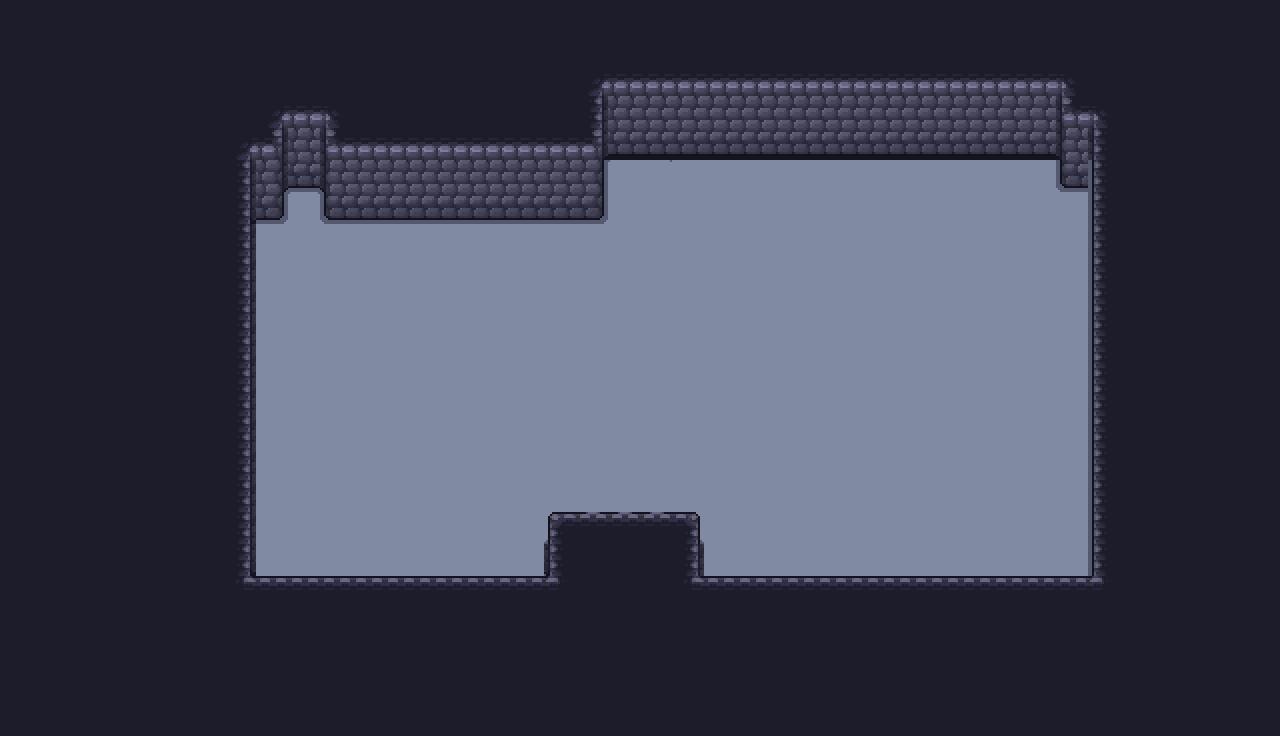

A 2D game scene composited from a Tiled map and its tileset images. What follows is a short description and the map's XML, with every tile layer's data as written:
An orthogonal 40x23 tile map with 32x32 px tiles, 2 tile layers (sol, murs), 3 tilesets.

<map version="1.10" tiledversion="1.12.0" orientation="orthogonal" renderorder="right-down" width="40" height="23" tilewidth="32" tileheight="32" infinite="0" nextlayerid="3" nextobjectid="1">
 <editorsettings>
  <export target="map_test.tmj" format="json" />
 </editorsettings>
 <tileset firstgid="1" name="decorative_cracks_floor" tilewidth="32" tileheight="32" tilecount="120" columns="8">
  <image source="craftpix-net-169442-free-2d-top-down-pixel-dungeon-asset-pack/PNG/decorative_cracks_floor.png" width="256" height="480" />
 </tileset>
 <tileset firstgid="121" name="decorative_cracks_walls" tilewidth="32" tileheight="32" tilecount="256" columns="8">
  <image source="craftpix-net-169442-free-2d-top-down-pixel-dungeon-asset-pack/PNG/decorative_cracks_walls.png" width="256" height="1024" />
 </tileset>
 <tileset firstgid="377" name="walls_floor" tilewidth="32" tileheight="32" tilecount="299" columns="13">
  <image source="craftpix-net-169442-free-2d-top-down-pixel-dungeon-asset-pack/PNG/walls_floor.png" width="416" height="736" />
 </tileset>
 <layer id="1" name="sol" width="40" height="23">
  <data encoding="csv">
0,0,0,0,0,0,0,0,0,0,0,0,0,0,0,0,0,0,0,0,0,0,0,0,0,0,0,0,0,0,0,0,0,0,0,0,0,0,0,0,
0,0,0,0,0,0,0,0,0,0,0,0,0,0,0,0,0,0,0,0,0,0,0,0,0,0,0,0,0,0,0,0,0,0,0,0,0,0,0,0,
0,0,0,0,0,0,0,0,0,0,0,0,0,0,0,0,0,0,0,0,0,0,0,0,0,0,0,0,0,0,0,0,0,0,0,0,0,0,0,0,
0,0,0,0,0,0,0,0,0,0,0,0,0,0,0,0,0,0,0,0,0,0,0,0,0,0,0,0,0,0,0,0,0,0,0,0,0,0,0,0,
0,0,0,0,0,0,0,0,0,0,0,0,0,0,0,0,0,0,0,0,0,0,0,0,0,0,0,0,0,0,0,0,0,0,0,0,0,0,0,0,
0,0,0,0,0,0,0,0,456,456,456,456,456,456,456,456,456,456,456,456,456,456,456,456,456,456,456,456,456,456,456,456,456,456,456,0,0,0,0,0,
0,0,0,0,0,0,0,0,456,456,456,456,456,456,456,456,456,456,456,456,456,456,456,456,456,456,456,456,456,456,456,456,456,456,456,0,0,0,0,0,
0,0,0,0,0,0,0,0,456,456,456,456,456,456,456,456,456,456,456,456,456,456,456,456,456,456,456,456,456,456,456,456,456,456,456,0,0,0,0,0,
0,0,0,0,0,0,0,0,456,456,456,456,456,456,456,456,456,456,456,456,456,456,456,456,456,456,456,456,456,456,456,456,456,456,456,0,0,0,0,0,
0,0,0,0,0,0,0,0,456,456,456,456,456,456,456,456,456,456,456,456,456,456,456,456,456,456,456,456,456,456,456,456,456,456,456,0,0,0,0,0,
0,0,0,0,0,0,0,0,456,456,456,456,456,456,456,456,456,456,456,456,456,456,456,456,456,456,456,456,456,456,456,456,456,456,456,0,0,0,0,0,
0,0,0,0,0,0,0,0,456,456,456,456,456,456,456,456,456,456,456,456,456,456,456,456,456,456,456,456,456,456,456,456,456,456,456,0,0,0,0,0,
0,0,0,0,0,0,0,0,456,456,456,456,456,456,456,456,456,456,456,456,456,456,456,456,456,456,456,456,456,456,456,456,456,456,456,0,0,0,0,0,
0,0,0,0,0,0,0,0,456,456,456,456,456,456,456,456,456,456,456,456,456,456,456,456,456,456,456,456,456,456,456,456,456,456,456,0,0,0,0,0,
0,0,0,0,0,0,0,0,456,456,456,456,456,456,456,456,456,456,456,456,456,456,456,456,456,456,456,456,456,456,456,456,456,456,456,0,0,0,0,0,
0,0,0,0,0,0,0,0,456,456,456,456,456,456,456,456,456,456,456,456,456,456,456,456,456,456,456,456,456,456,456,456,456,456,456,0,0,0,0,0,
0,0,0,0,0,0,0,0,456,456,456,456,456,456,456,456,456,456,456,456,456,456,456,456,456,456,456,456,456,456,456,456,456,456,456,0,0,0,0,0,
0,0,0,0,0,0,0,0,456,456,456,456,456,456,456,456,456,456,456,456,456,456,456,456,456,456,456,456,456,456,456,456,456,456,456,0,0,0,0,0,
0,0,0,0,0,0,0,0,0,0,0,0,0,0,0,0,0,0,0,0,0,0,0,0,0,0,0,0,0,0,0,0,0,0,0,0,0,0,0,0,
0,0,0,0,0,0,0,0,0,0,0,0,0,0,0,0,0,0,0,0,0,0,0,0,0,0,0,0,0,0,0,0,0,0,0,0,0,0,0,0,
0,0,0,0,0,0,0,0,0,0,0,0,0,0,0,0,0,0,0,0,0,0,0,0,0,0,0,0,0,0,0,0,0,0,0,0,0,0,0,0,
0,0,0,0,0,0,0,0,0,0,0,0,0,0,0,0,0,0,0,0,0,0,0,0,0,0,0,0,0,0,0,0,0,0,0,0,0,0,0,0,
0,0,0,0,0,0,0,0,0,0,0,0,0,0,0,0,0,0,0,0,0,0,0,0,0,0,0,0,0,0,0,0,0,0,0,0,0,0,0,0
</data>
 </layer>
 <layer id="2" name="murs" width="40" height="23">
  <data encoding="csv">
391,391,391,391,391,391,391,391,391,391,391,391,391,391,391,391,391,391,391,391,391,391,391,391,391,391,391,391,391,391,391,391,391,391,391,391,391,391,391,391,
391,391,391,391,391,391,391,391,391,391,391,391,391,391,391,391,391,391,391,391,391,391,391,391,391,391,391,391,391,391,391,391,391,391,391,391,391,391,391,391,
391,391,391,391,391,391,391,391,391,391,391,391,391,391,391,391,391,391,383,384,384,384,384,384,384,384,384,384,384,384,384,384,384,385,391,391,391,391,391,391,
391,391,391,391,391,391,391,391,383,384,385,391,391,391,391,391,391,391,386,397,397,397,397,397,397,397,397,397,397,397,397,397,397,398,385,391,391,391,391,391,
391,391,391,391,391,391,391,380,396,397,398,384,384,384,384,384,384,384,399,410,410,410,410,410,410,410,410,410,410,410,410,410,410,411,389,391,391,391,391,391,
391,391,391,391,391,391,391,393,409,410,411,397,397,397,397,397,397,397,412,413,414,0,0,0,0,0,0,0,0,0,0,0,0,424,390,391,391,391,391,391,
391,391,391,391,391,391,391,406,422,423,424,410,410,410,410,410,410,410,425,426,427,0,0,0,0,0,0,0,0,0,0,0,0,0,390,391,391,391,391,391,
391,391,391,391,391,391,391,393,0,0,0,0,0,0,0,0,0,0,0,0,0,0,0,0,0,0,0,0,0,0,0,0,0,0,390,391,391,391,391,391,
391,391,391,391,391,391,391,393,0,0,0,0,0,0,0,0,0,0,0,0,0,0,0,0,0,0,0,0,0,0,0,0,0,0,390,391,391,391,391,391,
391,391,391,391,391,391,391,393,0,0,0,0,0,0,0,0,0,0,0,0,0,0,0,0,0,0,0,0,0,0,0,0,0,0,390,391,391,391,391,391,
391,391,391,391,391,391,391,393,0,0,0,0,0,0,0,0,0,0,0,0,0,0,0,0,0,0,0,0,0,0,0,0,0,0,390,391,391,391,391,391,
391,391,391,391,391,391,391,393,0,0,0,0,0,0,0,0,0,0,0,0,0,0,0,0,0,0,0,0,0,0,0,0,0,0,390,391,391,391,391,391,
391,391,391,391,391,391,391,393,0,0,0,0,0,0,0,0,0,0,0,0,0,0,0,0,0,0,0,0,0,0,0,0,0,0,390,391,391,391,391,391,
391,391,391,391,391,391,391,393,0,0,0,0,0,0,0,0,0,0,0,0,0,0,0,0,0,0,0,0,0,0,0,0,0,0,390,391,391,391,391,391,
391,391,391,391,391,391,391,393,0,0,0,0,0,0,0,0,0,0,0,0,0,0,0,0,0,0,0,0,0,0,0,0,0,0,390,391,391,391,391,391,
391,391,391,391,391,391,391,393,0,0,0,0,0,0,0,0,0,0,0,0,0,0,0,0,0,0,0,0,0,0,0,0,0,0,390,391,391,391,391,391,
391,391,391,391,391,391,391,393,0,0,0,0,0,0,0,0,0,517,518,518,518,519,0,0,0,0,0,0,0,0,0,0,0,0,390,391,391,391,391,391,
391,391,391,391,391,391,391,406,0,0,0,0,0,0,0,0,0,408,391,391,391,393,0,0,0,0,0,0,0,0,0,0,0,0,390,391,391,391,391,391,
391,391,391,391,391,391,391,419,420,420,420,420,420,420,420,420,420,421,391,391,391,419,420,420,420,420,420,420,420,420,420,420,420,420,421,391,391,391,391,391,
391,391,391,391,391,391,391,391,391,391,391,391,391,391,391,391,391,391,391,391,391,391,391,391,391,391,391,391,391,391,391,391,391,391,391,391,391,391,391,391,
391,391,391,391,391,391,391,391,391,391,391,391,391,391,391,391,391,391,391,391,391,391,391,391,391,391,391,391,391,391,391,391,391,391,391,391,391,391,391,391,
391,391,391,391,391,391,391,391,391,391,391,391,391,391,391,391,391,391,391,391,391,391,391,391,391,391,391,391,391,391,391,391,391,391,391,391,391,391,391,391,
391,391,391,391,391,391,391,391,391,391,391,391,391,391,391,391,391,391,391,391,391,391,391,391,391,391,391,391,391,391,391,391,391,391,391,391,391,391,391,391
</data>
 </layer>
</map>
